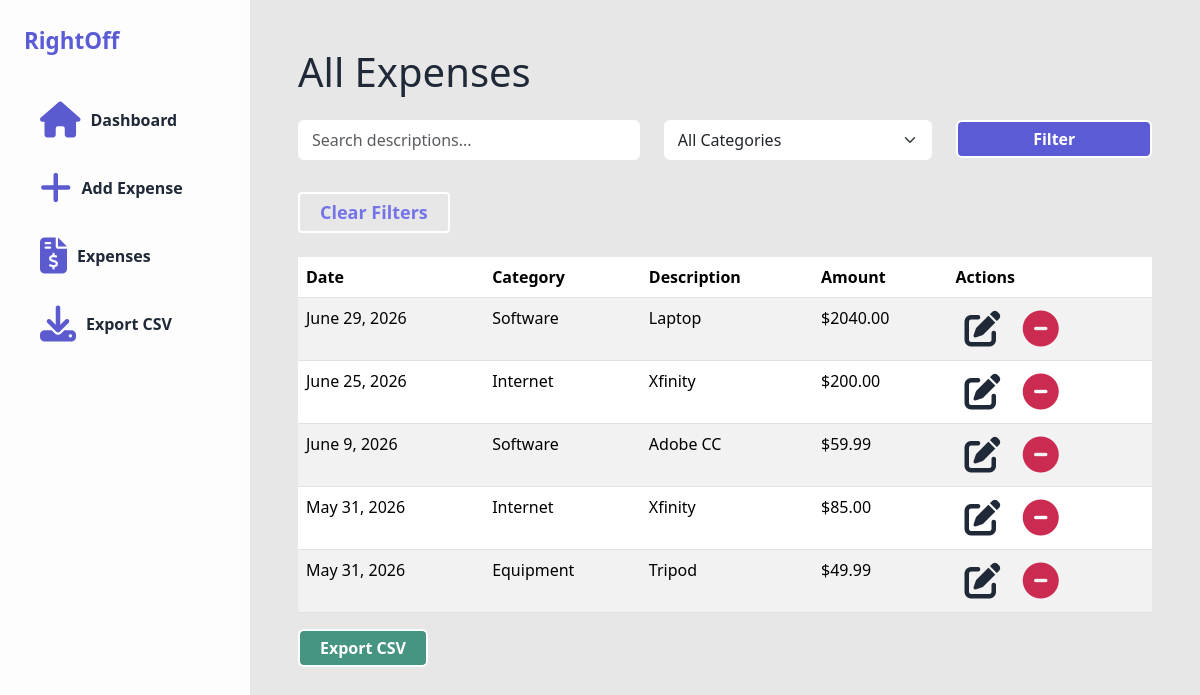
The page /list/ on the database as committed earlier.
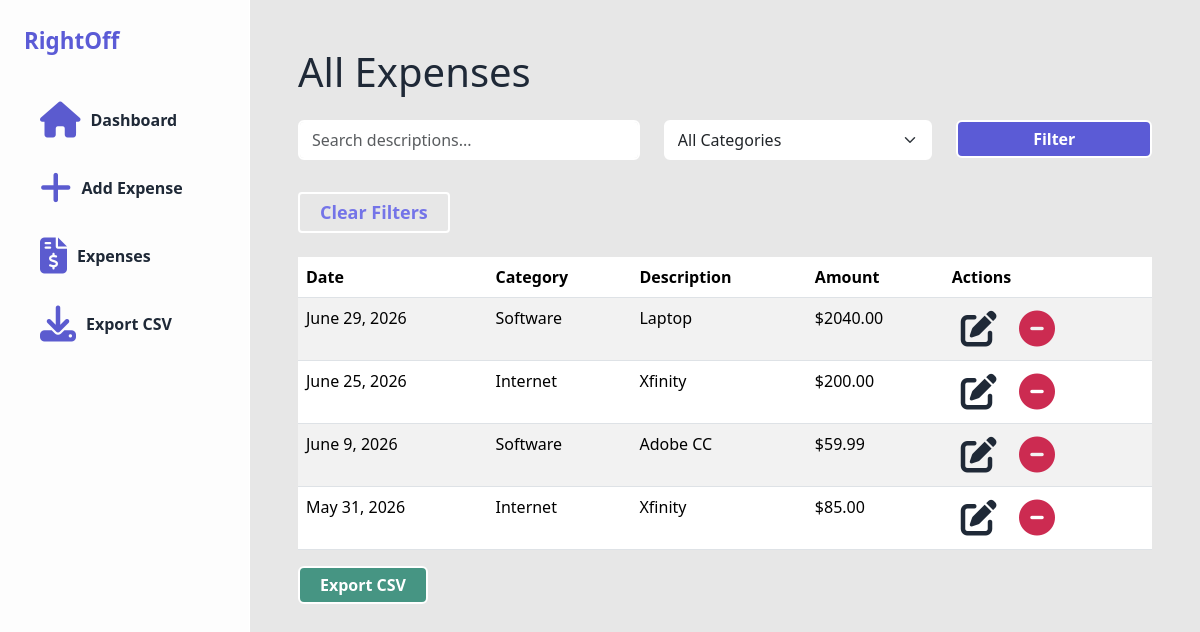
The same page on the database as committed later.
### expenses/models.py (models this page shows, shortened)
class Expense(models.Model):
    CATEGORY_CHOICES = [
        ('Software', 'Software'),
        ('Equipment', 'Equipment'),
        ('Internet', 'Internet'),
        ('Office Supplies', 'Office Supplies'),
        ('Mileage', 'Mileage'),
        ('Advertising', 'Advertising'),
        ('Education', 'Education'),
        ('Travel', 'Travel'),
        ('Other', 'Other'),
    ]
    date = models.DateField()
    category = models.CharField(
        max_length=100,
        choices=CATEGORY_CHOICES
    )
    description = models.CharField(max_length=255)
    amount = models.DecimalField(
        max_digits=10,
        decimal_places=2
    )

### expenses/views.py (the view)
# urls.py: path('list/', views.expense_list, name='expense_list'),
def expense_list(request):
    expenses = Expense.objects.all().order_by('-date')
    search_query = request.GET.get('search')
    category_filter = request.GET.get('category')
    if search_query:
        expenses = expenses.filter(
            description__icontains=search_query
        )
    if category_filter:
        expenses = expenses.filter(
            category=category_filter
        )
    categories = [
        'Software',
        'Equipment',
        'Internet',
        'Office Supplies',
        'Mileage',
        'Advertising',
        'Education',
        'Travel',
        'Other',
    ]
    return render(
        request,
        'expenses/expense_list.html',
        {
            'expenses': expenses,
            'search_query': search_query,
            'category_filter': category_filter,
            'categories': categories,
        }
    )

### expenses/templates/expenses/expense_list.html (shortened to what this page needs)
{% extends 'base.html' %}
{% block content %}
<h1 class="mb-4">
    All Expenses
</h1>
<form method="GET" class="mb-4">
    <div class="row">
    <div class="col-md-5">
        <input
            type="text"
            name="search"
            class="form-control"
            placeholder="Search descriptions..."
            value="{{ search_query|default:'' }}"
        >
    </div>
    <div class="col-md-4">
        <select
            name="category"
            class="form-select"
        >
            <option value="">
                All Categories
            </option>
        </select>
    </div>
    <div class="col-md-3">
        <button
            type="submit"
            class="btn btn-main w-100"
        >
            Filter
        </button>
    </div>
</div>
</form>
<div class="row">
    <div class="mt-2 mb-4">
        <a
            href="/list/"
            class="btn btn-filter btn-sm"
        >
            Clear Filters
        </a>
    </div>
</div>
<table class="table table-striped table-hover">
    <thead>
        <tr>
            <th>Date</th>
            <th>Category</th>
            <th>Description</th>
            <th>Amount</th>
            <th>Actions</th>
        </tr>
    </thead>
    <tbody>
        {% for expense in expenses %}
        <tr>
            <td>{{ expense.date }}</td>
            <td>{{ expense.category }}</td>
            <td>{{ expense.description }}</td>
            <td>${{ expense.amount }}</td>
            <td>
                <a
                    href="/edit/{{ expense.id }}/"
                    class="btn btn-sm"
                >
                    <i class="fa-solid fa-pen-to-square edit-icon"></i>
                </a>
                <a
                    href="/delete/{{ expense.id }}/"
                    class="btn btn-sm"
                >
                    <i class="fa-solid fa-circle-minus delete-icon"></i>
                </a>
            </td>
        </tr>
        {% endfor %}
    </tbody>
</table>
<div class="d-flex justify-content-between mb-4">
    <a
        href="/export/"
        class="btn btn-export btn-success"
    >
        Export CSV
    </a>
</div>
{% endblock %}

Rows that differ between the two databases and show on the page:
removed Expense: date "May 31, 2026", category "Equipment", description "Tripod", amount "49.99"
